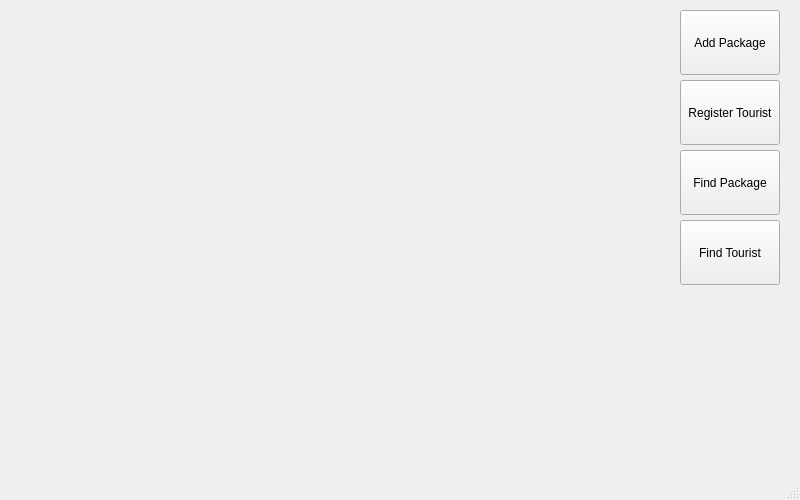
<?xml version="1.0" encoding="UTF-8"?>
<ui version="4.0">
 <class>MainWindow</class>
 <widget class="QMainWindow" name="MainWindow">
  <property name="geometry">
   <rect>
    <x>0</x>
    <y>0</y>
    <width>800</width>
    <height>500</height>
   </rect>
  </property>
  <property name="minimumSize">
   <size>
    <width>800</width>
    <height>500</height>
   </size>
  </property>
  <property name="maximumSize">
   <size>
    <width>800</width>
    <height>500</height>
   </size>
  </property>
  <property name="windowTitle">
   <string>MytouristManager</string>
  </property>
  <property name="styleSheet">
   <string notr="true">background-image:url(:/images/1_background_image.jpg)</string>
  </property>
  <widget class="QWidget" name="centralwidget">
   <widget class="QPushButton" name="pushButton">
    <property name="geometry">
     <rect>
      <x>680</x>
      <y>10</y>
      <width>100</width>
      <height>65</height>
     </rect>
    </property>
    <property name="minimumSize">
     <size>
      <width>100</width>
      <height>65</height>
     </size>
    </property>
    <property name="maximumSize">
     <size>
      <width>100</width>
      <height>65</height>
     </size>
    </property>
    <property name="text">
     <string>Add Package</string>
    </property>
   </widget>
   <widget class="QPushButton" name="pushButton_2">
    <property name="geometry">
     <rect>
      <x>680</x>
      <y>80</y>
      <width>100</width>
      <height>65</height>
     </rect>
    </property>
    <property name="minimumSize">
     <size>
      <width>100</width>
      <height>65</height>
     </size>
    </property>
    <property name="maximumSize">
     <size>
      <width>100</width>
      <height>65</height>
     </size>
    </property>
    <property name="text">
     <string>Register Tourist</string>
    </property>
   </widget>
   <widget class="QPushButton" name="pushButton_3">
    <property name="geometry">
     <rect>
      <x>680</x>
      <y>150</y>
      <width>100</width>
      <height>65</height>
     </rect>
    </property>
    <property name="minimumSize">
     <size>
      <width>100</width>
      <height>65</height>
     </size>
    </property>
    <property name="maximumSize">
     <size>
      <width>100</width>
      <height>65</height>
     </size>
    </property>
    <property name="text">
     <string>Find Package</string>
    </property>
   </widget>
   <widget class="QPushButton" name="pushButton_4">
    <property name="geometry">
     <rect>
      <x>680</x>
      <y>220</y>
      <width>100</width>
      <height>65</height>
     </rect>
    </property>
    <property name="minimumSize">
     <size>
      <width>100</width>
      <height>65</height>
     </size>
    </property>
    <property name="maximumSize">
     <size>
      <width>100</width>
      <height>65</height>
     </size>
    </property>
    <property name="text">
     <string>Find Tourist</string>
    </property>
   </widget>
  </widget>
  <widget class="QMenuBar" name="menubar">
   <property name="geometry">
    <rect>
     <x>0</x>
     <y>0</y>
     <width>800</width>
     <height>17</height>
    </rect>
   </property>
  </widget>
  <widget class="QStatusBar" name="statusbar"/>
 </widget>
 <resources/>
 <connections/>
</ui>
